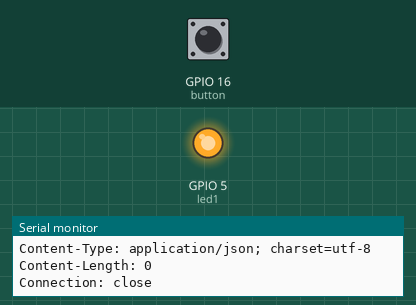
Bench run of a sketch on a simulated ESP8266 (NodeMCU). Shown: output pins drawn as LEDs (lit = HIGH), the last lines printed to the serial monitor. The inputs (shaded band) are chosen by the test bench; at power-on: GPIO 16 (button) LOW. WiFi joins after 1.5 s; servers stay silent unless stated; uploads are accepted with an empty reply.

Above: at 2.8 s.
2.9 s: GPIO 16 (button) pulled HIGH for 1.5 s
At 4.8 s:
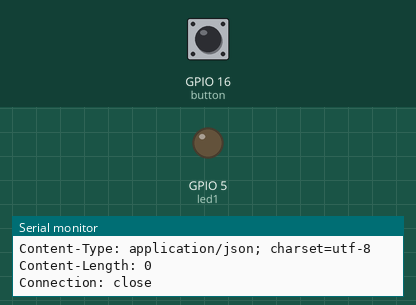
6.9 s: GPIO 16 (button) pulled HIGH for 3.2 s
At 8.8 s:
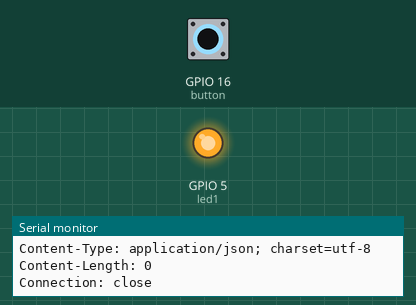
Timing chart, 0 to 10.3 s (numbered marks = the images above; inputs shaded):
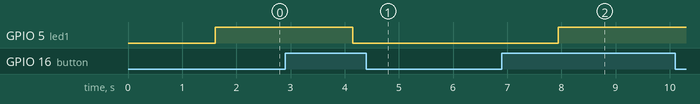

The sketch:

Client.ino
```cpp
#include <ESP8266WiFi.h>
#include <ESP8266HTTPClient.h>
#define button 16
#define led1 5
//#define led 0
const char* ssid = "****";   // Nama SSID AP/Hotspot
const char* password = "****";       // Password Wifi
const char * host = "192.168.4.1";     // IP Server
int newbuttonstate = 0;
int oldbuttonstate = 0;
int state = 0;
//IPAddress * host = "192.168.4.1";
WiFiClient client;
//HTTPClient http;
//IPAddress ip (10, 10, 10, 21);
//IPAddress gateway (10, 10, 10, 1);
//IPAddress subnet (255, 255, 255, 0);
void setup() {
  Serial.begin(115200);
  delay(10);
  pinMode(button, INPUT);
  //pinMode(led, OUTPUT);
  pinMode(led1, OUTPUT);

// Connect to WiFi network ------------------------------------------------
  Serial.println();
  Serial.println();
  Serial.print("Connecting to ");
  Serial.println(ssid);
// Settings WiFi ----------------------------------------------------------
  WiFi.mode(WIFI_STA);                      // Mode Station
  WiFi.begin(ssid, password);               // Mencocokan SSID dan Password
  while (WiFi.status() != WL_CONNECTED) {
    delay(200);
    Serial.print(".");
  }
// Print status Connect ---------------------------------------------------
  Serial.println("");
  Serial.println("WiFi connected");
  Serial.println("IP address: ");
  Serial.println(WiFi.localIP());
}
void loop(){
  newbuttonstate = digitalRead(button);
  const char* url;
  if ((newbuttonstate == HIGH)&&(oldbuttonstate == LOW)){
    state=1-state;
  }
    oldbuttonstate = newbuttonstate;

  if (state == HIGH) {
    url="ledoff";
    digitalWrite(led1, LOW);
  }
  else {
    url="ledon";
    digitalWrite(led1,HIGH);
  }
int value = 0;
  delay(0);
  ++value;
  Serial.print("connecting to ");
  //Serial.println(host);
  // Use WiFiClient class to create TCP connections
  WiFiClient client;
  const int httpPort = 80;
  if (!client.connect(host, httpPort)) {
    Serial.println("connection failed");
    return;
  }
  // We now create a URL for the request
  Serial.print("Requesting URL: ");
  Serial.println(url);

  // This will send the request to the server
  client.print(String("GET ") + url +" HTTP/1.1\r\n" +
               "Host: " + host + "\r\n" +
               "Connection: close\r\n\r\n");
  unsigned long timeout = millis();
  while (client.available() == 0) {
    if (millis() - timeout > 10) {
      Serial.println(">>> Client Timeout !");
      client.stop();
      return;
    }
  }
  // Read all the lines of the reply from server and print them to Serial
  while(client.available()){
    String line = client.readStringUntil('\r');
    Serial.print(line);
  }
  Serial.println();
  Serial.println("closing connection");
}
```

Measured:
- after the input at 2.9 s, GPIO 5 (led1): HIGH → LOW after 1.2 s
- after the input at 6.9 s, GPIO 5 (led1): LOW → HIGH after 1.0 s
